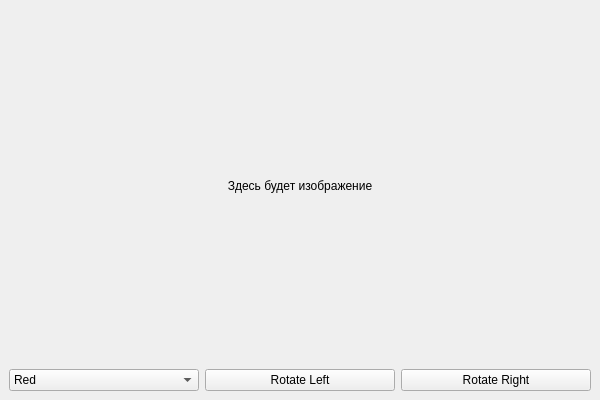
<?xml version="1.0" encoding="UTF-8"?>
<ui version="4.0">
 <class>MainWindow1</class>
 <widget class="QMainWindow" name="MainWindow1">
  <property name="geometry">
   <rect>
    <x>0</x>
    <y>0</y>
    <width>600</width>
    <height>400</height>
   </rect>
  </property>
  <widget class="QWidget" name="centralwidget">
   <layout class="QVBoxLayout" name="verticalLayout">
    <item>
     <widget class="QLabel" name="imageLabel">
      <property name="text">
       <string>Здесь будет изображение</string>
      </property>
      <property name="alignment">
       <set>Qt::AlignCenter</set>
      </property>
     </widget>
    </item>
    <item>
     <layout class="QHBoxLayout" name="horizontalLayout">
      <item>
       <widget class="QComboBox" name="channelComboBox">
        <item>
         <property name="text">
          <string>Red</string>
         </property>
        </item>
        <item>
         <property name="text">
          <string>Green</string>
         </property>
        </item>
        <item>
         <property name="text">
          <string>Blue</string>
         </property>
        </item>
        <item>
         <property name="text">
          <string>None</string>
         </property>
        </item>
       </widget>
      </item>
      <item>
       <widget class="QPushButton" name="rotateLeftButton">
        <property name="text">
         <string>Rotate Left</string>
        </property>
       </widget>
      </item>
      <item>
       <widget class="QPushButton" name="rotateRightButton">
        <property name="text">
         <string>Rotate Right</string>
        </property>
       </widget>
      </item>
     </layout>
    </item>
   </layout>
  </widget>
 </widget>
 <resources/>
 <connections/>
</ui>
